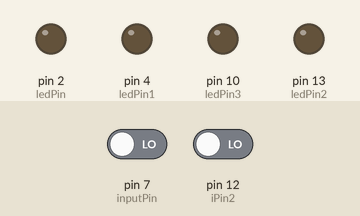
This sketch was run on a simulated Arduino Uno, built with avr-gcc and run on an emulated ATmega328P. Shown: output pins drawn as LEDs (lit = HIGH). Dashed ring = blinking. Inputs (shaded band) come from the test bench; at power-on: pin 7 (inputPin) LOW, pin 12 (iPin2) LOW.

Above: at 1.2 s.
1.3 s: pin 7 (inputPin) driven HIGH
At 3.2 s:
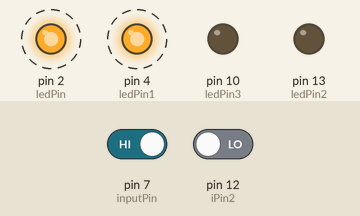
4.3 s: pin 7 (inputPin) driven LOW
At 6.3 s:
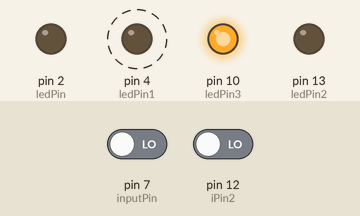
6.8 s: pin 12 (iPin2) driven HIGH
At 7.2 s:
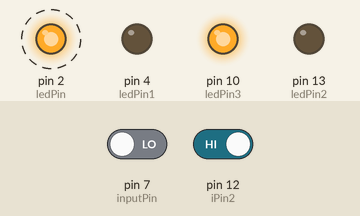
9.8 s: pin 12 (iPin2) driven LOW
At 10.9 s:
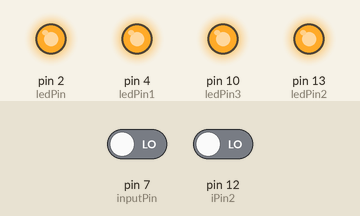
Timing chart, 0 to 12.3 s (numbered marks = the images above; inputs shaded):
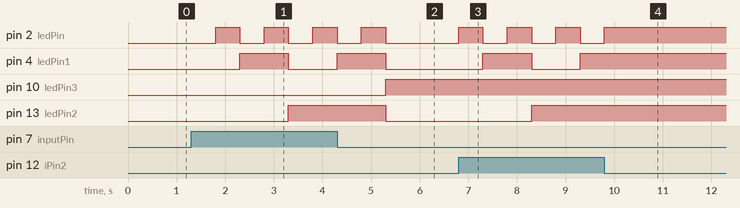

The sketch:

les5.ino
```cpp
const int ledPin = 2;
const int ledPin1 = 4;
const int ledPin2 = 13;
const int ledPin3 = 10;
const int inputPin = 7;
const int iPin2 = 12;
int aa[] = {ledPin, ledPin1, ledPin2, ledPin3};
void setup() {
  pinMode(ledPin, OUTPUT); // declare LED as output
  pinMode(ledPin1, OUTPUT); // declare LED as output
  pinMode(ledPin2, OUTPUT); // declare LED as output
  pinMode(ledPin3, OUTPUT); // declare LED as output
  pinMode(inputPin, INPUT); // declare pushbutton as input
  pinMode(iPin2, INPUT);
}
void loop(){
  int val = digitalRead(inputPin);
  int val2 = digitalRead(iPin2);
  if(val == HIGH){
    for(int i=0;i<9;i++){
     int a=i%2;
     int b=i/2 %2;
     int c=i/4 %2;
     int d=i/8 %2;
     digitalWrite(ledPin3,d);
     digitalWrite(ledPin2,c);
     digitalWrite(ledPin1,b);
     digitalWrite(ledPin,a);
     delay(500);
     }
    val = digitalRead(inputPin);
  }
  if(val2 == HIGH){
    for(int i=9;i<16;i++){
     int a=i%2;
     int b=i/2 %2;
     int c=i/4 %2;
     int d=i/8 %2;
     digitalWrite(ledPin3,d);
     digitalWrite(ledPin2,c);
     digitalWrite(ledPin1,b);
     digitalWrite(ledPin,a);
     delay(500);
     }
    val2 = digitalRead(iPin2);
  }
}
```

Measured:
- after the input at 1.3 s, pin 2 (ledPin): alternates HIGH for 0.50 s and LOW for 0.50 s, starting after 0.50 s; pin 4 (ledPin1): LOW → HIGH after 1.0 s, → LOW 1.0 s later; pin 13 (ledPin2): LOW → HIGH after 2.0 s
- after the input at 4.3 s, pin 2 (ledPin): goes on until 5.3 s, then stays LOW; pin 10 (ledPin3): goes on until 5.3 s, then stays HIGH
- after the input at 6.8 s, pin 2 (ledPin): alternates HIGH for 0.50 s and LOW for 0.50 s, starting at once; pin 4 (ledPin1): LOW → HIGH after 0.50 s, → LOW 1.0 s later, → HIGH 1.0 s later; pin 13 (ledPin2): LOW → HIGH after 1.5 s
- after the input at 9.8 s, pin 2 (ledPin): goes on until 9.8 s, then stays HIGH; pin 4 (ledPin1), pin 13 (ledPin2): stays HIGH (without the input it goes to LOW after 0.50 s)
